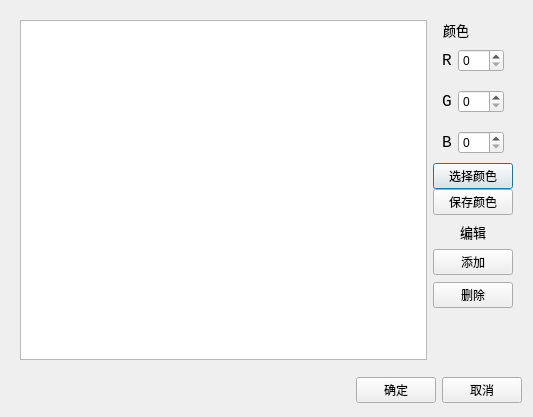
<?xml version="1.0" encoding="UTF-8"?>
<ui version="4.0">
 <class>insertKeysDialog</class>
 <widget class="QDialog" name="insertKeysDialog">
  <property name="geometry">
   <rect>
    <x>0</x>
    <y>0</y>
    <width>533</width>
    <height>417</height>
   </rect>
  </property>
  <property name="windowTitle">
   <string>设置关键字</string>
  </property>
  <layout class="QVBoxLayout" name="verticalLayout_4">
   <item>
    <widget class="QWidget" name="widget_2" native="true">
     <layout class="QHBoxLayout" name="horizontalLayout">
      <item>
       <widget class="QListWidget" name="listWidget"/>
      </item>
      <item>
       <widget class="QWidget" name="widget" native="true">
        <layout class="QVBoxLayout" name="verticalLayout_2">
         <property name="spacing">
          <number>7</number>
         </property>
         <property name="leftMargin">
          <number>0</number>
         </property>
         <property name="topMargin">
          <number>0</number>
         </property>
         <property name="rightMargin">
          <number>0</number>
         </property>
         <property name="bottomMargin">
          <number>0</number>
         </property>
         <item>
          <widget class="QWidget" name="widget_3" native="true">
           <layout class="QVBoxLayout" name="verticalLayout_3">
            <property name="spacing">
             <number>0</number>
            </property>
            <property name="leftMargin">
             <number>0</number>
            </property>
            <property name="topMargin">
             <number>0</number>
            </property>
            <property name="rightMargin">
             <number>0</number>
            </property>
            <property name="bottomMargin">
             <number>0</number>
            </property>
            <item>
             <widget class="QWidget" name="widget_4" native="true">
              <layout class="QVBoxLayout" name="verticalLayout">
               <property name="spacing">
                <number>0</number>
               </property>
               <property name="leftMargin">
                <number>0</number>
               </property>
               <property name="topMargin">
                <number>0</number>
               </property>
               <property name="rightMargin">
                <number>0</number>
               </property>
               <property name="bottomMargin">
                <number>0</number>
               </property>
               <item>
                <widget class="QWidget" name="widget_8" native="true">
                 <layout class="QHBoxLayout" name="horizontalLayout_5">
                  <property name="spacing">
                   <number>5</number>
                  </property>
                  <property name="leftMargin">
                   <number>0</number>
                  </property>
                  <property name="topMargin">
                   <number>0</number>
                  </property>
                  <property name="rightMargin">
                   <number>0</number>
                  </property>
                  <property name="bottomMargin">
                   <number>0</number>
                  </property>
                  <item>
                   <widget class="QLabel" name="label_4">
                    <property name="maximumSize">
                     <size>
                      <width>30</width>
                      <height>16777215</height>
                     </size>
                    </property>
                    <property name="font">
                     <font>
                      <pointsize>10</pointsize>
                     </font>
                    </property>
                    <property name="layoutDirection">
                     <enum>Qt::LeftToRight</enum>
                    </property>
                    <property name="text">
                     <string>颜色</string>
                    </property>
                    <property name="alignment">
                     <set>Qt::AlignCenter</set>
                    </property>
                   </widget>
                  </item>
                  <item>
                   <widget class="QWidget" name="ColorShow" native="true">
                    <property name="minimumSize">
                     <size>
                      <width>20</width>
                      <height>20</height>
                     </size>
                    </property>
                    <property name="maximumSize">
                     <size>
                      <width>20</width>
                      <height>20</height>
                     </size>
                    </property>
                   </widget>
                  </item>
                 </layout>
                </widget>
               </item>
               <item>
                <widget class="QWidget" name="widget_6" native="true">
                 <layout class="QHBoxLayout" name="horizontalLayout_4">
                  <item>
                   <widget class="QLabel" name="label_3">
                    <property name="maximumSize">
                     <size>
                      <width>10</width>
                      <height>20</height>
                     </size>
                    </property>
                    <property name="font">
                     <font>
                      <family>Consolas</family>
                      <pointsize>12</pointsize>
                     </font>
                    </property>
                    <property name="text">
                     <string>R</string>
                    </property>
                   </widget>
                  </item>
                  <item>
                   <widget class="QSpinBox" name="spinR"/>
                  </item>
                 </layout>
                </widget>
               </item>
               <item>
                <widget class="QWidget" name="widget_7" native="true">
                 <layout class="QHBoxLayout" name="horizontalLayout_2">
                  <item>
                   <widget class="QLabel" name="label">
                    <property name="maximumSize">
                     <size>
                      <width>10</width>
                      <height>20</height>
                     </size>
                    </property>
                    <property name="font">
                     <font>
                      <family>Consolas</family>
                      <pointsize>12</pointsize>
                     </font>
                    </property>
                    <property name="text">
                     <string>G</string>
                    </property>
                   </widget>
                  </item>
                  <item>
                   <widget class="QSpinBox" name="spinG"/>
                  </item>
                 </layout>
                </widget>
               </item>
               <item>
                <widget class="QWidget" name="widget_5" native="true">
                 <layout class="QHBoxLayout" name="horizontalLayout_3">
                  <item>
                   <widget class="QLabel" name="label_2">
                    <property name="maximumSize">
                     <size>
                      <width>10</width>
                      <height>20</height>
                     </size>
                    </property>
                    <property name="font">
                     <font>
                      <family>Consolas</family>
                      <pointsize>12</pointsize>
                     </font>
                    </property>
                    <property name="text">
                     <string>B</string>
                    </property>
                   </widget>
                  </item>
                  <item>
                   <widget class="QSpinBox" name="spinB"/>
                  </item>
                 </layout>
                </widget>
               </item>
              </layout>
             </widget>
            </item>
            <item>
             <widget class="QPushButton" name="checkColorButton">
              <property name="text">
               <string>选择颜色</string>
              </property>
             </widget>
            </item>
            <item>
             <widget class="QPushButton" name="saveColorButton">
              <property name="text">
               <string>保存颜色</string>
              </property>
             </widget>
            </item>
           </layout>
          </widget>
         </item>
         <item>
          <widget class="QLabel" name="label_5">
           <property name="font">
            <font>
             <pointsize>10</pointsize>
            </font>
           </property>
           <property name="text">
            <string>编辑</string>
           </property>
           <property name="alignment">
            <set>Qt::AlignCenter</set>
           </property>
          </widget>
         </item>
         <item>
          <widget class="QPushButton" name="addButton">
           <property name="text">
            <string>添加</string>
           </property>
          </widget>
         </item>
         <item>
          <widget class="QPushButton" name="deleteButton">
           <property name="text">
            <string>删除</string>
           </property>
          </widget>
         </item>
         <item>
          <spacer name="verticalSpacer">
           <property name="orientation">
            <enum>Qt::Vertical</enum>
           </property>
           <property name="sizeHint" stdset="0">
            <size>
             <width>20</width>
             <height>40</height>
            </size>
           </property>
          </spacer>
         </item>
        </layout>
       </widget>
      </item>
     </layout>
    </widget>
   </item>
   <item>
    <layout class="QHBoxLayout">
     <property name="spacing">
      <number>6</number>
     </property>
     <property name="leftMargin">
      <number>0</number>
     </property>
     <property name="topMargin">
      <number>0</number>
     </property>
     <property name="rightMargin">
      <number>0</number>
     </property>
     <property name="bottomMargin">
      <number>0</number>
     </property>
     <item>
      <spacer>
       <property name="orientation">
        <enum>Qt::Horizontal</enum>
       </property>
       <property name="sizeHint" stdset="0">
        <size>
         <width>131</width>
         <height>31</height>
        </size>
       </property>
      </spacer>
     </item>
     <item>
      <widget class="QPushButton" name="okButton">
       <property name="text">
        <string>确定</string>
       </property>
      </widget>
     </item>
     <item>
      <widget class="QPushButton" name="cancelButton">
       <property name="text">
        <string>取消</string>
       </property>
      </widget>
     </item>
    </layout>
   </item>
  </layout>
 </widget>
 <resources/>
 <connections>
  <connection>
   <sender>okButton</sender>
   <signal>clicked()</signal>
   <receiver>insertKeysDialog</receiver>
   <slot>accept()</slot>
   <hints>
    <hint type="sourcelabel">
     <x>278</x>
     <y>253</y>
    </hint>
    <hint type="destinationlabel">
     <x>96</x>
     <y>254</y>
    </hint>
   </hints>
  </connection>
  <connection>
   <sender>cancelButton</sender>
   <signal>clicked()</signal>
   <receiver>insertKeysDialog</receiver>
   <slot>reject()</slot>
   <hints>
    <hint type="sourcelabel">
     <x>369</x>
     <y>253</y>
    </hint>
    <hint type="destinationlabel">
     <x>179</x>
     <y>282</y>
    </hint>
   </hints>
  </connection>
 </connections>
</ui>
